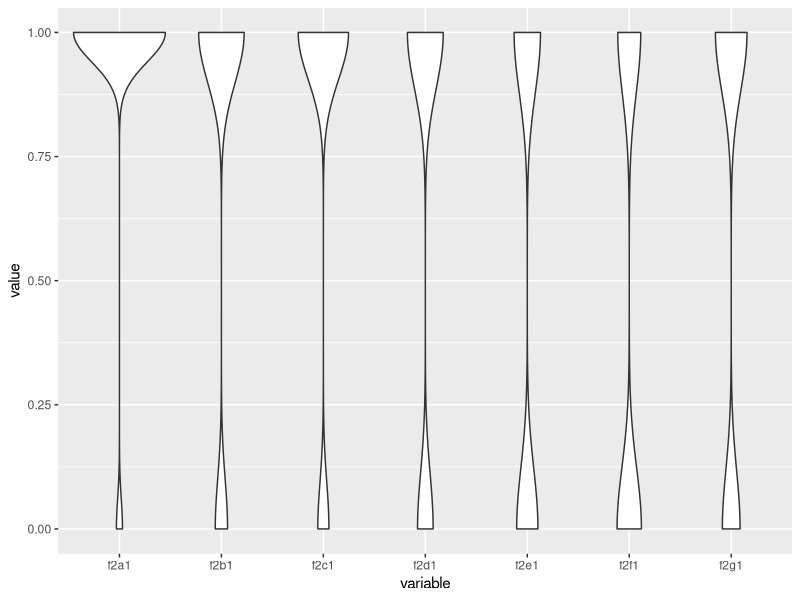

Write the R code that produced this figure. (Note: this script raises an error after producing the figure.)
setwd(file.path('~', 'GitHub', 'FireAtTheFringe'))  # Set working directory
d = read.csv('data/cleanData.csv')  # Read the data in
library(ggplot2)
library(reshape2)
library(dplyr)

# Names of defensible space behavior questions
dsBehavior = names(d)[grepl("f2.1", names(d))]
melt(d[dsBehavior]) %>%
  ggplot(aes(x = variable, y = value)) + 
  geom_violin()
# Most people their gutters; other DS behaviors are rarer
d$sumDSBehavior = apply(d[dsBehaviorPresent], 1, 
                           function(x) sum(x, na.rm = TRUE))
ggplot(d, aes(x = sumDSBehavior)) + geom_histogram()

dsEffectiveness = names(d)[grepl("^f1", names(d))]
melt(d[dsEffectiveness]) %>%
  ggplot(aes(x = variable, y = value)) + 
  geom_violin()
# There's quite a bit of variance in how effective different DS behaviors are.
d$medianDSEffectiveness = apply(d[dsEffectiveness], 1, 
                           function(x) median(x, na.rm = TRUE))

mosaicplot(
  table(
    data.frame(
      medianEffectiveness = floor(d$medianDSEffectiveness), 
      sumDSBehavior = d$sumDSBehavior)),
  main = "Most people perceive defensible space behavior to be quite effective;
  even among those who think it's extremely effective, many haven't implemented much."
)

# Breakdown actual behavior vs. perceived effectiveness by individual actions
t1 = melt(d[dsBehavior], value.name = "behavior")
t2 = melt(d[dsEffectiveness], value.name = "effectiveness")
t = data.frame(question = substr(t1$variable, 3, 3),
               behavior = t1$behavior,
               effectiveness = t2$effectiveness)
levels(t$question) = 
  c("clean roof & gutters", "stack wood > 30' from house", 
    "non-flammable building materials", "fire resistant plants",
    "space plants > 15' apart", "prune low branches", "reduce tree density")
t$own = c("rent", "own")[d$a5]

likert5 =  c("Not all", "Slightly", "Neutral", "Quite", "Extremely")

t[complete.cases(t), ] %>%
  ggplot(aes(x = effectiveness, y = behavior, color = own)) +
    geom_point(position = "jitter", alpha = 1) + 
    facet_wrap(~question, ncol = 2) + 
    geom_smooth(method = "lm") +
    scale_y_continuous(breaks = 0:1, labels = c("no", "yes")) +
    scale_x_continuous(breaks = 1:5, labels = likert5) +
    theme_bw() +
    theme(axis.text.x=element_text(angle = -45, hjust = 0))
# Some ds behaviors renters can't implement. We may want to remove them
# from some analyses. They only make up 5% of the dataset:
table(t$own)

ggplot(d, aes(x = f5b, y = sumDSBehavior)) +
  geom_point(position = "jitter") +
  geom_smooth(method = "lm") +
  scale_x_continuous(breaks = 1:5, labels = likert5) +
  xlab("To what extent do you consider your own home to be at risk from wildland fire?") +
  theme_bw() +
  theme(axis.text.x=element_text(angle = -45, hjust = 0))
# Greater perceived risk is not at all or slightly negatively correlated
# with defensible space behavior.
# Maybe because DS-adopters feel like they've ameliorated the risk.
# Check that by replacing their personal risk with community risk...

ggplot(d, aes(x = f5a, y = sumDSBehavior)) +
  geom_point(position = "jitter") +
  geom_smooth(method = "lm") +
  scale_x_continuous(breaks = 1:5, labels = likert5) +
  xlab("To what extent do you consider the community in which you live
       to be at risk from wildland fire?") +
  theme_bw() +
  theme(axis.text.x=element_text(angle = -45, hjust = 0))
# Same pattern! Maybe they feel their whole community is protected. Or maybe 
# people are foolish.

# USFS is like me
fsAlike = names(d)[grepl("^g1", names(d))]
d$medianfsAlike = apply(d[fsAlike], 1, 
                                function(x) median(x, na.rm = TRUE))
ggplot(d, aes(x = medianfsAlike, y = sumDSBehavior)) +
  geom_point(position = 'jitter') +
  geom_smooth(method = 'lm')
# No obvious relationship between relating to USFS and adopting DS behavior

townTable = table(d$b3atwnct)
mainTowns = names(townTable)[townTable > 5]
# Assign "other" to towns for which we have 5 or fewer responses
d$town = as.character(rep(d$b3atwnct))
d$town[!(d$town %in% mainTowns)] = "other"

ggplot(d, aes(x = town, y = sumDSBehavior)) +
  geom_violin()
# Things are different in Alpine!


# Note some e1-Qs  (ds beliefs) are reverse coded
